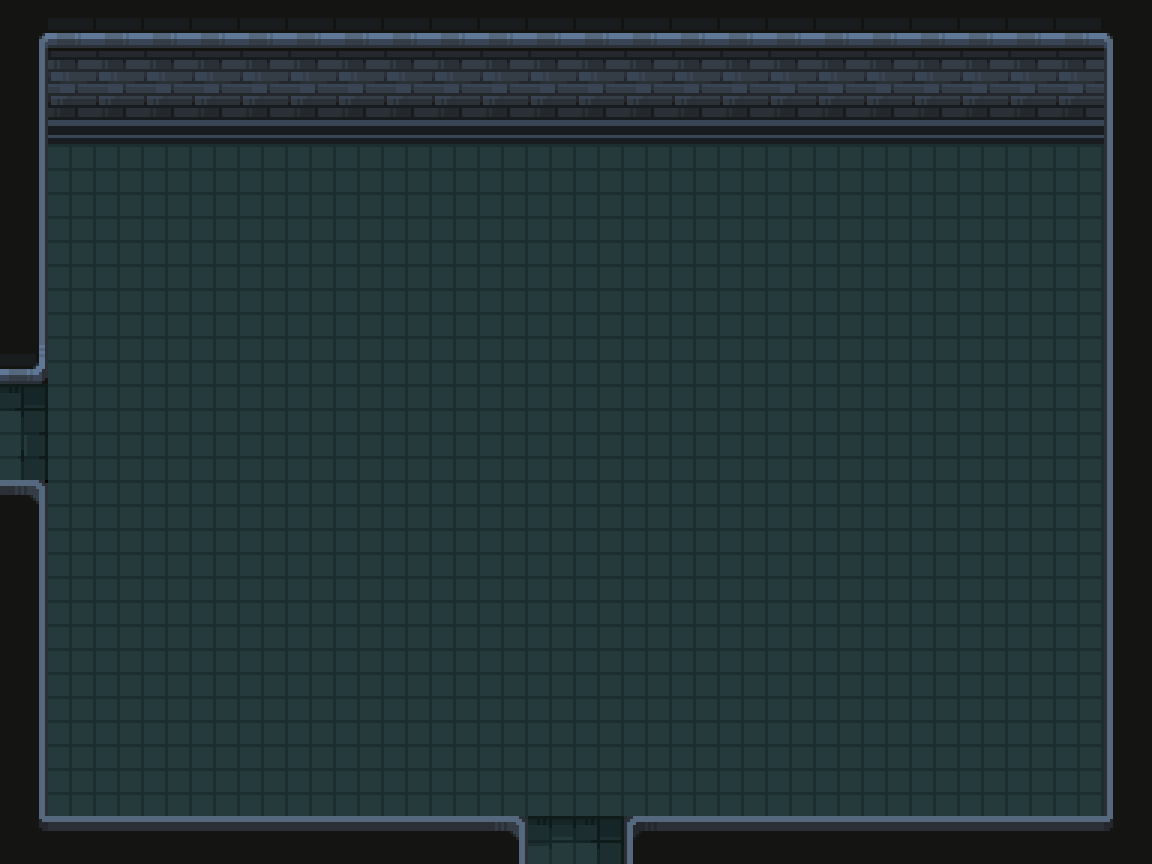

This is a level from a 2D game, rendered from its Tiled map with the project's own tilesets. A one-line summary and the complete map file follow:
An orthogonal 24x18 tile map with 48x48 px tiles, 2 tile layers (Touch up layer, Base layer) and 6 objects (4x wall, south door, west door).

<map version="1.10" tiledversion="1.9.0" orientation="orthogonal" renderorder="right-down" width="24" height="18" tilewidth="48" tileheight="48" infinite="0" backgroundcolor="#000000" nextlayerid="8" nextobjectid="18">
 <tileset firstgid="1" name="PixelCrawlerDungeonEnvironment" tilewidth="48" tileheight="48" tilecount="625" columns="25">
  <image source="PixelCrawlerDungeonEnvironment.png" width="1200" height="1200" />
 </tileset>
 <layer id="7" name="Touch up layer" width="24" height="18">
  <data encoding="csv">
0,0,0,0,0,0,0,0,0,0,0,0,0,0,0,0,0,0,0,0,0,0,0,0,
0,0,0,0,0,0,0,0,0,0,0,0,0,0,0,0,0,0,0,0,0,0,0,0,
0,0,0,0,0,0,0,0,0,0,0,0,0,0,0,0,0,0,0,0,0,0,0,0,
0,0,0,0,0,0,0,0,0,0,0,0,0,0,0,0,0,0,0,0,0,0,0,0,
0,0,0,0,0,0,0,0,0,0,0,0,0,0,0,0,0,0,0,0,0,0,0,0,
0,0,0,0,0,0,0,0,0,0,0,0,0,0,0,0,0,0,0,0,0,0,0,0,
0,0,0,0,0,0,0,0,0,0,0,0,0,0,0,0,0,0,0,0,0,0,0,0,
0,0,0,0,0,0,0,0,0,0,0,0,0,0,0,0,0,0,0,0,0,0,0,0,
0,0,0,0,0,0,0,0,0,0,0,0,0,0,0,0,0,0,0,0,0,0,0,0,
0,0,0,0,0,0,0,0,0,0,0,0,0,0,0,0,0,0,0,0,0,0,0,0,
0,0,0,0,0,0,0,0,0,0,0,0,0,0,0,0,0,0,0,0,0,0,0,0,
0,0,0,0,0,0,0,0,0,0,0,0,0,0,0,0,0,0,0,0,0,0,0,0,
0,0,0,0,0,0,0,0,0,0,0,0,0,0,0,0,0,0,0,0,0,0,0,0,
0,0,0,0,0,0,0,0,0,0,0,0,0,0,0,0,0,0,0,0,0,0,0,0,
0,0,0,0,0,0,0,0,0,0,0,0,0,0,0,0,0,0,0,0,0,0,0,0,
0,0,0,0,0,0,0,0,0,0,0,0,0,0,0,0,0,0,0,0,0,0,0,0,
0,0,0,0,0,0,0,0,0,0,0,31,31,31,0,0,0,0,0,0,0,0,0,0,
0,0,0,0,0,0,0,0,0,0,31,31,31,31,0,0,0,0,0,0,0,0,0,0
</data>
 </layer>
 <layer id="2" name="Base layer" width="24" height="18">
  <data encoding="csv">
104,2,2,2,2,2,2,2,2,2,2,2,2,2,2,2,2,2,2,2,2,2,2,105,
129,27,27,27,27,27,27,27,27,27,27,27,27,27,27,27,27,27,27,27,27,27,27,130,
129,52,52,52,52,52,52,52,52,52,52,52,52,52,52,52,52,52,52,52,52,52,52,130,
129,31,31,31,31,31,31,31,31,31,31,31,31,31,31,31,31,31,31,31,31,31,31,130,
129,31,31,31,31,31,31,31,31,31,31,31,31,31,31,31,31,31,31,31,31,31,31,130,
129,31,31,31,31,31,31,31,31,31,31,31,31,31,31,31,31,31,31,31,31,31,31,130,
129,31,31,31,31,31,31,31,31,31,31,31,31,31,31,31,31,31,31,31,31,31,31,130,
103,31,31,31,31,31,31,31,31,31,31,31,31,31,31,31,31,31,31,31,31,31,31,130,
7,31,31,31,31,31,31,31,31,31,31,31,31,31,31,31,31,31,31,31,31,31,31,130,
32,31,31,31,31,31,31,31,31,31,31,31,31,31,31,31,31,31,31,31,31,31,31,130,
78,31,31,31,31,31,31,31,31,31,31,31,31,31,31,31,31,31,31,31,31,31,31,130,
129,31,31,31,31,31,31,31,31,31,31,31,31,31,31,31,31,31,31,31,31,31,31,130,
129,31,31,31,31,31,31,31,31,31,31,31,31,31,31,31,31,31,31,31,31,31,31,130,
129,31,31,31,31,31,31,31,31,31,31,31,31,31,31,31,31,31,31,31,31,31,31,130,
129,31,31,31,31,31,31,31,31,31,31,31,31,31,31,31,31,31,31,31,31,31,31,130,
129,31,31,31,31,31,31,31,31,31,31,31,31,31,31,31,31,31,31,31,31,31,31,130,
129,31,31,31,31,31,31,31,31,31,31,31,31,31,31,31,31,31,31,31,31,31,31,130,
154,77,77,77,77,77,77,77,77,77,78,6,7,76,77,77,77,77,77,77,77,77,77,155
</data>
 </layer>
 <objectgroup id="5" name="Object Layer 1">
  <object id="10" type="wall" x="1103.94" y="7.2563" width="46" height="864" />
  <object id="11" type="wall" x="5.94024" y="820.256" width="1142" height="37" />
  <object id="12" type="wall" x="0.940241" y="0.256298" width="42" height="829" />
  <object id="13" type="wall" x="0.940241" y="1.2563" width="1150" height="88" />
  <object id="16" type="south door" x="520.386" y="805.566" width="110.662" height="56.8451" />
  <object id="17" type="west door" x="-3.05976" y="373.993" width="56.953" height="111.662" />
 </objectgroup>
</map>
